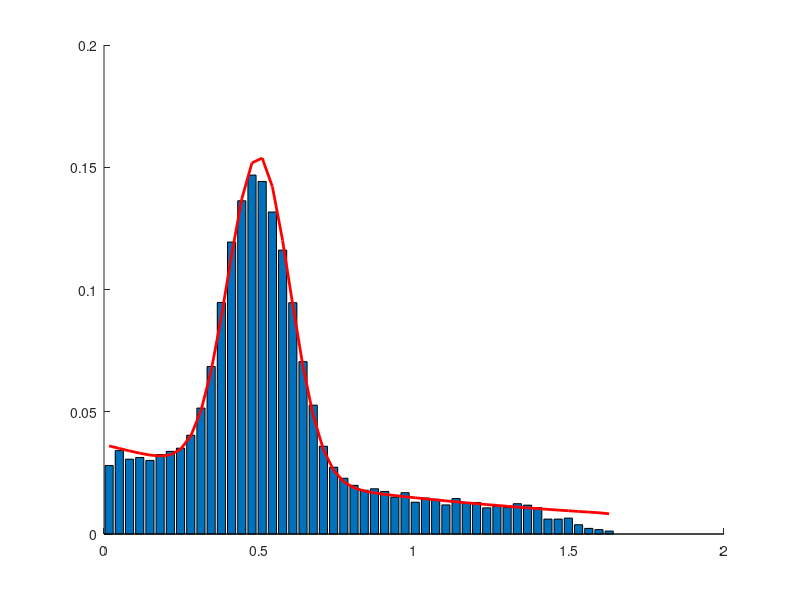

Reproduce this figure in MATLAB. (Note: this script raises an error after producing the figure.)
close all
clear
clc

n = 10000; % num of samples
szp = 50; % pooling size
m = .5; % mean of norm dist
s = .1; % std of norm dist
l = .9; % lambda of exp dist

%% matlab made norm dist data
madata = m + randn(n, 1) * s; % data of custom dist

%% my custom dist
myfix = @(x) ([x(2:end)-x(1:end-1);((max(x)-min(x))/size(x, 1))]);
mycustom = @(x, m, s) (exp(-(x-m).^2/(2*s^2)) / (s*sqrt(2*pi))) .* myfix(x);
mycustom = @(x, m, s, l) ((exp(-(x-m).^2/(2*s^2))/(s*sqrt(2*pi))) + (x>0).*exp(-l*x)/l) .* myfix(x);

%% I made custom dist data
pp = linspace(m-5*s, m+10*s, szp)';
xseed = mycustom(pp, m, s, l);
xseed = ceil(xseed * n);
mydata = [];
for j = 1 : szp
    tmp = zeros(xseed(j), 1);
    tmp = tmp + (2*rand(size(tmp))-1)*pp(j)/10;
    mydata = [mydata; pp(j)+tmp];
end

%% hist
data = mydata;
[dist_sample, p]= hist(data, szp);
dist_sample = dist_sample / n; % normalize
sum(dist_sample)

figure
hold on
bar(p, dist_sample)
line = plot(p, mycustom(p', m, s, l), 'r');
set(line, 'LineWidth', 2)
hold off

% return
%% fit
para_guess = myfit(p', dist_sample')
hold on
line = plot(p, mycustom(p', para_guess(1), para_guess(2), para_guess(3)), 'k');
set(line, 'LineWidth', 2)
hold off

colormap('cool')

